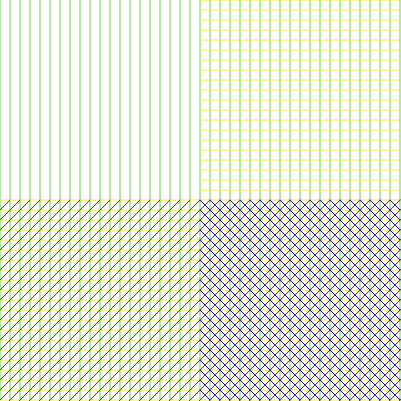
Frame 1 (no input)
Frame 60 (no input): identical to frame 1, image omitted
Frame 120 (the mouse pressed at the canvas centre since frame 60): identical to frame 1, image omitted

The p5.js sketch that drew this single still picture (run headless with seeded random() and noise() and a simulated clock; from frame 60 on, the mouse is pressed at the canvas centre):

// p5.js sketch
// ── sketch.js
function setup() {
  createCanvas(401,401);
}

function draw(){
  background(255);
  
  for(var x=0;x<=400;x=x+10){
    stroke(110,210,75);
    line(x,0,x,400);
  }
  
  for(var y=0;y<=400;y=y+10){
    stroke(250,240,60);
    if(y<200){
      line(200,y,400,y);
    }
    else
    {
      line(0,y,400,y);
    }
  }
  
  for(var r=10;r<=600;r=r+10){
    stroke(255,0,0);
    line(r,200,0,200+r);
  }
  for(var b=10;b<=200;b=b+10){
    stroke(30,0,160);
    line(200,400-b,200+b,400);
  }
  for(var q=10;q<=200;q=q+10){
    stroke(30,0,160);
    line(200+q,200,400,400-q);
  }
}
// ── assignment1-1-#46green random angle.js
function setup() {
  createCanvas(600,400);
}

function draw(){
  background(255);
  
  for(var x=0;x<=600;x=x+6){
    stroke(110,210,75);
    line(x,0,x,400);
    
    var y=random(390);
    stroke(110,210,75);
    line(x,y,x+3,y+3);
    line(x+3,y+3,x,y+6);
    
    stroke(255);
    line(x,y+1,x,y+5);
    noLoop();
  }

}

// ── assignment1-2-#87colorful rect.js
function setup() {
  createCanvas(401,401);
}

function draw(){
  background(255);
  
  for(var x=0;x<=400;x=x+10){
    stroke(110,210,75);
    line(x,0,x,400);
  }
  
  for(var y=0;y<=400;y=y+10){
    stroke(250,240,60);
    if(y<200){
      line(200,y,400,y);
    }
    else
    {
      line(0,y,400,y);
    }
  }
  
  for(var r=10;r<=600;r=r+10){
    stroke(255,0,0);
    line(r,200,0,200+r);
  }
  for(var b=10;b<=200;b=b+10){
    stroke(30,0,160);
    line(200,400-b,200+b,400);
  }
  for(var q=10;q<=200;q=q+10){
    stroke(30,0,160);
    line(200+q,200,400,400-q);
  }
}

// ── assignment1-3#118 random lines.js
function setup() {
  createCanvas(600,400);
  
}

function draw() {
  background(255);
  var a=createVector(random(1,599));
  var b=createVector(random(1,399));
  var x=a.array();
  var y=b.array(); 
  if(x.length<=50 && y.length<=50){
    
    for(var p in x)
    {
      for(var q in y){
        var c=random(1,599);
        var d=random(1,399);
        if(p!=c && q!=d){
           splice(x,c,0);
           splice(y,d,0);
           for(var i=1; i<=50; i++){
           stroke(200);
           line(x[0],y[0],x[i],y[i]);
             
           }
        }
      }
    }
 
  }
  noLoop();
}


// ── week8-Collections and Object Oriented Programming-particle system.js
var particlesystem1;
var particlesystem2;

function setup() {
  createCanvas(1000, 500);

  particlesystem1 = new ParticleSystem(createVector(width*2/7,height/2));
  particlesystem2 = new ParticleSystem(createVector(width*5/7,height/2));
}

function draw() {
  background(0);
  particlesystem1.addParticle();
  particlesystem1.run();
  particlesystem2.addParticle();
  particlesystem2.run();
}

var Particle = function(position) {
  this.acceleration = createVector(-0.01, 0.01);
  this.velocity = createVector(random(-3,3), random(-3,3));
  this.position = position.copy();
  this.particlecolor=color(random(255),random(255),random(255));
  this.size=random(3,15);
  this.lifespan=200.0;
};

Particle.prototype.run = function() {
  this.update();
  this.display();
};

Particle.prototype.update = function(){
  this.velocity.add(this.acceleration);
  this.position.add(this.velocity);
  this.lifespan -= 1;
};

Particle.prototype.display = function() {

  noStroke();
  strokeWeight(2);
  fill(this.particlecolor, this.lifespan);
  ellipse(this.position.x+1, this.position.y,this.size,this.size);
};


Particle.prototype.isDead = function(){
  if (this.lifespan < 0) {
    return true;
  } else {
    return false;
  }
};

var ParticleSystem = function(position) {
  this.origin = position.copy();
  this.particles = [];
};
ParticleSystem.prototype.addParticle = function() {
  this.particles.push(new Particle(this.origin));
};

ParticleSystem.prototype.run = function() {
  for (var i = this.particles.length-1; i >= 0; i--) {
    var p = this.particles[i];
    p.run();
    if (p.isDead()) {
      this.particles.splice(i, 1);
    }
  }
};
